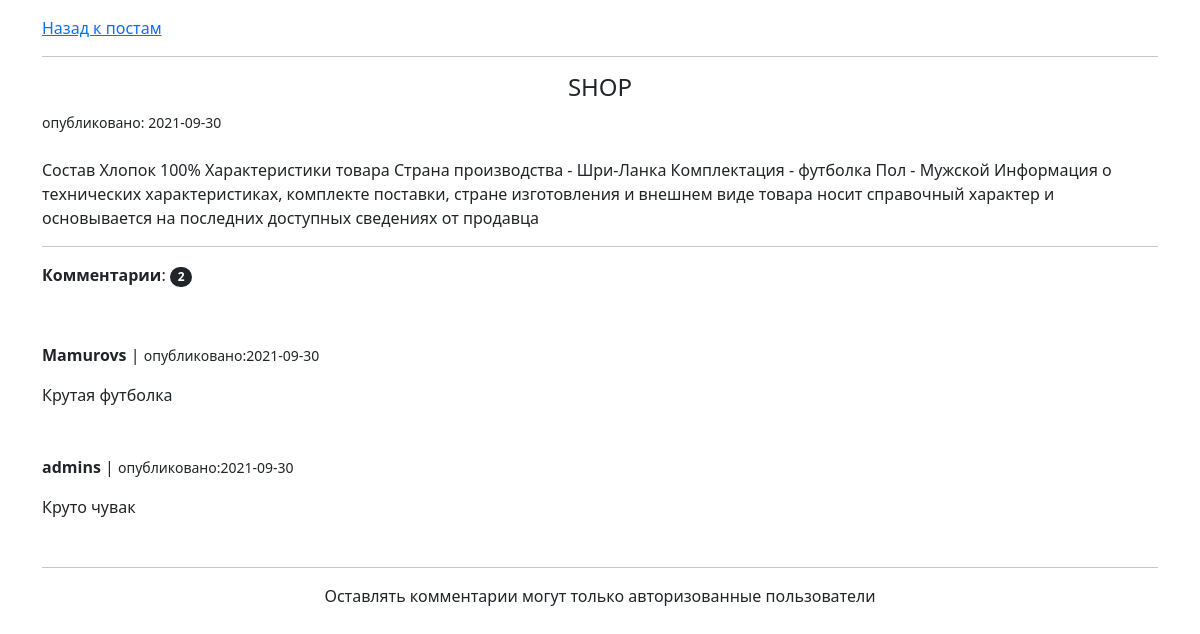
The app's page /posts/1/ with its own data.
### posts/models.py (models this page shows, shortened)
class Post(models.Model):
    author = models.ForeignKey(User, on_delete=models.CASCADE, verbose_name='Автор')
    title = models.CharField(max_length=255, verbose_name='Заголовок')
    slug = models.SlugField()
    content = models.TextField(verbose_name='Содержимое поста')
    created_at = models.DateTimeField(editable=False)
    updated_at = models.DateTimeField()
    comments = GenericRelation('comments.Comment')
    class Meta:
        ordering = ['id']

### comments/models.py (models this page shows, shortened)
class Comment(models.Model):
    author = models.ForeignKey(User, verbose_name='Автор комментария', on_delete=models.CASCADE)
    content_type = models.ForeignKey(ContentType, on_delete=models.CASCADE)
    object_id = models.PositiveIntegerField()
    content_object = GenericForeignKey('content_type', 'object_id')
    text = models.TextField(verbose_name='Текст комментария')
    created_at = models.DateTimeField(editable=False)

### posts/views.py (the view)
# urls.py: path('posts/<str:post_slug>/', PostDetailView.as_view(), name='post')
class PostDetailView(DetailView):
    model = Post
    template_name = 'post_detail.html'
    context_object_name = 'post'
    slug_url_kwarg = 'post_slug'
    def get_context_data(self, **kwargs):
        context = super().get_context_data(**kwargs)
        context['form'] = CommentForm(self.request.POST or None)
        return context

### posts/templates/post_detail.html
{% extends 'posts.html' %}
{% load crispy_forms_tags %}
{% block content %}
<nav aria-label="breadcrumb">
  <ol class="breadcrumb">
      <li class="breadcrumb-item active" aria-current="page"><a href="{% url 'posts' %}">Назад к постам</a></li>
  </ol>
</nav>
    <hr>
    <h4 class="text-center">{{ post.title }}</h4>
    <small>опубликовано: {{ post.created_at|date:"Y-m-d" }}</small>
    <br><br>
    <p>{{ post.content|safe }}</p>
    <hr>
    <p><strong>Комментарии</strong>: <span class="badge rounded-pill bg-dark">{{ post.comments.count }}</span></p>
    <br>
    <div class="row">
        {% for comment in post.comments.all %}
            <div class="col-md-12 mt-3 mb-3">
                <p><strong>{{ comment.author.username }}</strong> | <small>опубликовано:{{ comment.created_at|date:"Y-m-d" }}</small></p>
                <p>{{ comment.text }}</p>
            </div>
        {% endfor %}
    </div>
    <hr>
    {% if request.user.is_authenticated %}
    <form action="{% url 'comments:comment-create' content_type='post' object_id=post.id %}" method="POST">
        {% csrf_token %}
        {{ form|crispy }}
        <br>
    <input class="btn btn-primary" type="submit" value="Отправить">
    </form>
    {% else %}
        <p class="text-center">Оставлять комментарии могут только авторизованные пользователи</p>
    {% endif %}
{% endblock content %}

### records on screen
Post: title "SHOP", created_at "2021-09-30", content "Состав Хлопок 100% Характеристики товара Страна производства - Шри-Ланка Комплектация - футболка Пол - Мужской Информация о технических характеристиках, комплекте поставки, стране изготовления и внешнем виде товара носит справочный характер и основывается на последних доступных сведениях от продавца"
Comment: author.username "Mamurovs", created_at "2021-09-30", text "Крутая футболка"
Comment: author.username "admins", created_at "2021-09-30", text "Круто чувак"

### other values on screen
{{ post.comments.count }} "2"
